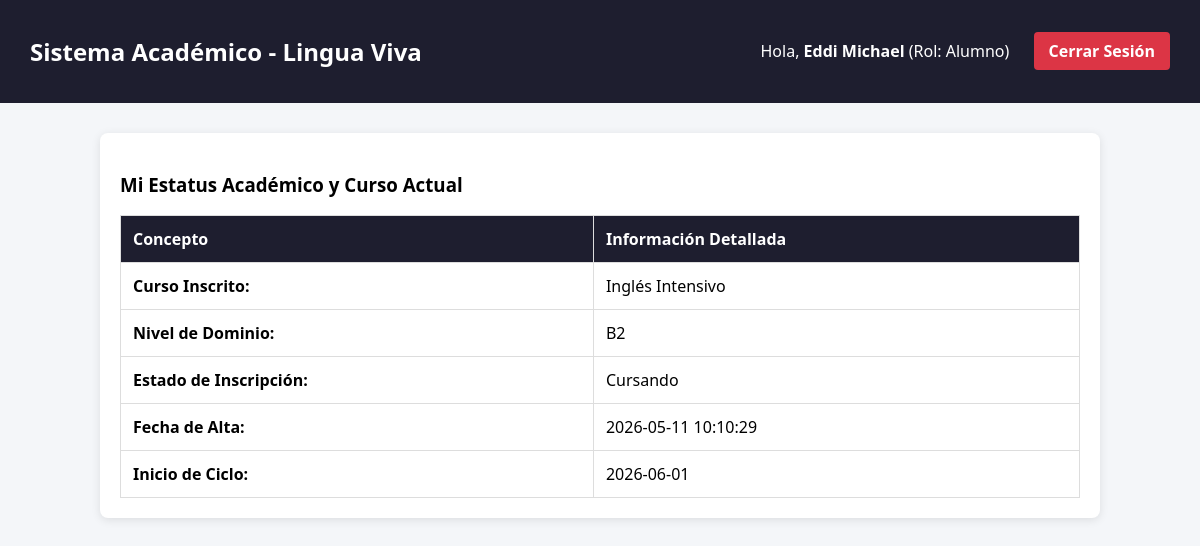
Page /dashboard.php (signed in) on the committed database.
### tables this page shows
CREATE TABLE `alumno` (
  `ID_Alumno` int NOT NULL AUTO_INCREMENT,
  `Nivel_Idioma` varchar(10) NOT NULL,
  `Estado_Activo` tinyint(1) DEFAULT '1',
  `ID_Usuario` int NOT NULL,
  `ID_Grupo` int NOT NULL,
  PRIMARY KEY (`ID_Alumno`),
  KEY `ID_Usuario` (`ID_Usuario`),
  KEY `ID_Grupo` (`ID_Grupo`),
  CONSTRAINT `alumno_ibfk_1` FOREIGN KEY (`ID_Usuario`) REFERENCES `usuario` (`ID_Usuario`) ON DELETE CASCADE,
  CONSTRAINT `alumno_ibfk_2` FOREIGN KEY (`ID_Grupo`) REFERENCES `grupo` (`ID_Grupo`)
);

CREATE TABLE `curso` (
  `ID_Curso` int NOT NULL AUTO_INCREMENT,
  `Nombre` varchar(150) NOT NULL,
  `Descripcion` text,
  `Idioma` varchar(80) NOT NULL,
  `Nivel` enum('Básico','Intermedio','Avanzado') NOT NULL,
  `Estado_Activo` tinyint(1) DEFAULT '1',
  `Id_Horario` int DEFAULT NULL,
  PRIMARY KEY (`ID_Curso`),
  KEY `fk_curso_horario` (`Id_Horario`),
  CONSTRAINT `fk_curso_horario` FOREIGN KEY (`Id_Horario`) REFERENCES `horario` (`ID_Horario`)
);

CREATE TABLE `inscripcion` (
  `ID_Inscripcion` int NOT NULL AUTO_INCREMENT,
  `Fecha_Registro` datetime DEFAULT CURRENT_TIMESTAMP,
  `Estado_Academico` enum('Cursando','Aprobado','Baja') NOT NULL,
  `Id_Alumno` int NOT NULL,
  PRIMARY KEY (`ID_Inscripcion`),
  KEY `Id_Alumno` (`Id_Alumno`),
  CONSTRAINT `inscripcion_ibfk_1` FOREIGN KEY (`Id_Alumno`) REFERENCES `alumno` (`ID_Alumno`) ON DELETE CASCADE
);

CREATE TABLE `grupo` (
  `ID_Grupo` int NOT NULL AUTO_INCREMENT,
  `Cupo_Maximo` int NOT NULL,
  `Fecha_Inicio` date NOT NULL,
  `Fecha_Fin` date NOT NULL,
  `Estado_Activo` tinyint(1) DEFAULT '1',
  `ID_Curso` int NOT NULL,
  PRIMARY KEY (`ID_Grupo`),
  KEY `ID_Curso` (`ID_Curso`),
  CONSTRAINT `grupo_ibfk_1` FOREIGN KEY (`ID_Curso`) REFERENCES `curso` (`ID_Curso`)
);

### dashboard.php (the view, shortened to what this page needs)
<?php
include 'conexion.php';
$rol_actual = $_SESSION['rol'];
?>
<!DOCTYPE html>
<html lang="es">
<head>
</head>
<body>
    <div class="navbar">
        <h2>Sistema Académico - Lingua Viva</h2>
        <div>
            <span>Hola, <b><?php echo htmlspecialchars($_SESSION['usuario'], ENT_QUOTES, 'UTF-8'); ?></b>
            (Rol: <?php echo htmlspecialchars($rol_actual, ENT_QUOTES, 'UTF-8'); ?>)</span>
            <a href="logout.php" style="margin-left: 20px;">Cerrar Sesión</a>
        </div>
    </div>
    <div class="container">
        <?php
        if ($rol_actual === 'Administrador') {
            echo "<div class='card'>";
            echo "<h3>Panel Administrativo: Control de Usuarios</h3>";
            $sql_usuarios = "SELECT ID_Usuario, Nombre, Apellidos, Email, Rol FROM Usuario";
            $result = $conn->query($sql_usuarios);
            if ($result->num_rows > 0) {
                echo "<table>
                        <tr>
                            <th>ID</th>
                            <th>Nombre Completo</th>
                            <th>Correo</th>
                            <th>Rol</th>
                        </tr>";
                while($row = $result->fetch_assoc()) {
                    echo "<tr>
                            <td>" . htmlspecialchars($row['ID_Usuario'], ENT_QUOTES, 'UTF-8') . "</td>
                            <td>" . htmlspecialchars($row['Nombre'] . " " . $row['Apellidos'], ENT_QUOTES, 'UTF-8') . "</td>
                            <td>" . htmlspecialchars($row['Email'], ENT_QUOTES, 'UTF-8') . "</td>
                            <td>" . htmlspecialchars($row['Rol'], ENT_QUOTES, 'UTF-8') . "</td>
                          </tr>";
                }
                echo "</table>";
            } else {
                echo "<p>No hay usuarios registrados aún.</p>";
            }
            echo "</div>";
            echo "<div class='card'>";
            echo "<h3>Reporte: Ocupación de Grupos Activos</h3>";
            $sql_ocupacion = "
                SELECT
                    g.ID_Grupo,
                    c.Nombre AS Curso,
                    g.Cupo_Maximo,
                    COUNT(CASE WHEN i.Estado_Academico = 'Cursando' THEN 1 END) AS Alumnos_Inscritos
                FROM Grupo g
                INNER JOIN Curso c ON g.ID_Curso = c.ID_Curso
                LEFT JOIN Alumno a ON g.ID_Grupo = a.ID_Grupo
                LEFT JOIN Inscripcion i ON a.ID_Alumno = i.Id_Alumno
                WHERE g.Estado_Activo = 1
                GROUP BY g.ID_Grupo, c.Nombre, g.Cupo_Maximo
            ";
            $res_ocupacion = $conn->query($sql_ocupacion);
            if ($res_ocupacion->num_rows > 0) {
                echo "<table>
                        <tr>
                            <th>ID Grupo</th>
                            <th>Curso</th>
                            <th>Inscritos / Cupo Máximo</th>
                            <th>Lugares Disponibles</th>
                        </tr>";
                while($row = $res_ocupacion->fetch_assoc()) {
                    $disponibles = $row['Cupo_Maximo'] - $row['Alumnos_Inscritos'];
                    $color_disponible = ($disponibles <= 0) ? "color: #dc3545; font-weight: bold;" : "color: #28a745; font-weight: bold;";
                    echo "<tr>
                            <td>" . htmlspecialchars($row['ID_Grupo'], ENT_QUOTES, 'UTF-8') . "</td>
                            <td>" . htmlspecialchars($row['Curso'], ENT_QUOTES, 'UTF-8') . "</td>
                            <td>" . htmlspecialchars($row['Alumnos_Inscritos'], ENT_QUOTES, 'UTF-8') . " / " . htmlspecialchars($row['Cupo_Maximo'], ENT_QUOTES, 'UTF-8') . "</td>
                            <td style='$color_disponible'>" . $disponibles . "</td>
                          </tr>";
                }
                echo "</table>";
            } else {
                echo "<p>No hay grupos activos en este momento.</p>";
            }
            echo "</div>";
            echo "<div class='card'>";
            echo "<h3>Reporte: Ingresos por Método de Pago</h3>";
            $sql_ingresos = "
                SELECT
                    Metodo_Pago,
                    COUNT(ID_Pago) AS Total_Transacciones,
                    SUM(Monto) AS Ingresos_Totales
                FROM Pago
                GROUP BY Metodo_Pago
            ";
            $res_ingresos = $conn->query($sql_ingresos);
            $suma_global = 0;
            if ($res_ingresos->num_rows > 0) {
                echo "<table>
                        <tr>
                            <th>Método de Pago</th>
                            <th>Cantidad de Transacciones</th>
                            <th>Ingresos Generados (MXN)</th>
                        </tr>";
                while($row = $res_ingresos->fetch_assoc()) {
                    $suma_global += $row['Ingresos_Totales'];
                    echo "<tr>
                            <td>" . htmlspecialchars($row['Metodo_Pago'], ENT_QUOTES, 'UTF-8') . "</td>
                            <td>" . htmlspecialchars($row['Total_Transacciones'], ENT_QUOTES, 'UTF-8') . "</td>
                            <td>$" . number_format($row['Ingresos_Totales'], 2) . "</td>
                          </tr>";
                }
                echo "</table>";
                echo "<div class='totales-financieros'>Ingreso Global Total: $" . number_format($suma_global, 2) . " MXN</div>";
            } else {
                echo "<p>No hay registros de pagos en el sistema.</p>";
            }
            echo "</div>";
        }
        elseif ($rol_actual === 'Alumno') {
            echo "<div class='card'>";
            echo "<h3>Mi Estatus Académico y Curso Actual</h3>";
            $sql_alumno = "
                SELECT
                    a.Nivel_Idioma,
                    i.Estado_Academico,
                    i.Fecha_Registro AS Fecha_Inscripcion,
                    c.Nombre AS Curso_Actual,
                    g.Fecha_Inicio AS Inicio_Clases
                FROM Alumno a
                INNER JOIN Inscripcion i ON a.ID_Alumno = i.Id_Alumno
                INNER JOIN Grupo g ON a.ID_Grupo = g.ID_Grupo
                INNER JOIN Curso c ON g.ID_Curso = c.ID_Curso
                WHERE a.ID_Usuario = ?
            ";
            $stmt_al = $conn->prepare($sql_alumno);
            $stmt_al->bind_param("i", $_SESSION['id_usuario']);
            $stmt_al->execute();
            $res_al = $stmt_al->get_result();
            if ($row = $res_al->fetch_assoc()) {
                echo "<table>
                        <tr>
                            <th>Concepto</th>
                            <th>Información Detallada</th>
                        </tr>
                        <tr>
                            <td><b>Curso Inscrito:</b></td>
                            <td>" . htmlspecialchars($row['Curso_Actual'], ENT_QUOTES, 'UTF-8') . "</td>
                        </tr>
                        <tr>
                            <td><b>Nivel de Dominio:</b></td>
                            <td>" . htmlspecialchars($row['Nivel_Idioma'], ENT_QUOTES, 'UTF-8') . "</td>
                        </tr>
                        <tr>
                            <td><b>Estado de Inscripción:</b></td>
                            <td>" . htmlspecialchars($row['Estado_Academico'], ENT_QUOTES, 'UTF-8') . "</td>
                        </tr>
                        <tr>
                            <td><b>Fecha de Alta:</b></td>
                            <td>" . htmlspecialchars($row['Fecha_Inscripcion'], ENT_QUOTES, 'UTF-8') . "</td>
                        </tr>
                        <tr>
                            <td><b>Inicio de Ciclo:</b></td>
                            <td>" . htmlspecialchars($row['Inicio_Clases'], ENT_QUOTES, 'UTF-8') . "</td>
                        </tr>
                      </table>";
            } else {
                echo "<p style='color: #f85149;'>Actualmente no cuentas con una inscripción activa.</p>";
            }
            echo "</div>";
        }
        else {
            echo "<div class='card'><p>Error de integridad: Rol no reconocido por el sistema.</p></div>";
        }
        ?>
    </div>
</body>
</html>

### dashboard.php (style rules this page uses)
body { font-family: 'Segoe UI', Tahoma, Geneva, Verdana, sans-serif; background-color: #f4f6f9; margin: 0; }
.navbar { background-color: #1e1e2f; color: white; padding: 15px 30px; display: flex; justify-content: space-between; align-items: center; }
.navbar a { background-color: #dc3545; color: white; text-decoration: none; padding: 8px 15px; border-radius: 4px; font-weight: bold; }
.container { padding: 30px; max-width: 1000px; margin: 0 auto; }
.card { background: white; padding: 20px; border-radius: 8px; box-shadow: 0 2px 10px rgba(0,0,0,0.1); margin-bottom: 20px; }
table { width: 100%; border-collapse: collapse; margin-top: 15px; }
th, td { border: 1px solid #ddd; padding: 12px; text-align: left; }
th { background-color: #1e1e2f; color: white; }

### rows in the picture
alumno: curso.Nombre "Inglés Intensivo", Nivel_Idioma "B2", inscripcion.Estado_Academico "Cursando", inscripcion.Fecha_Registro "2026-05-11 10:10:29", ID_Grupo.Fecha_Inicio "2026-06-01"

### other values in the picture
$_SESSION['usuario'] "Eddi Michael"
$rol_actual "Alumno"
